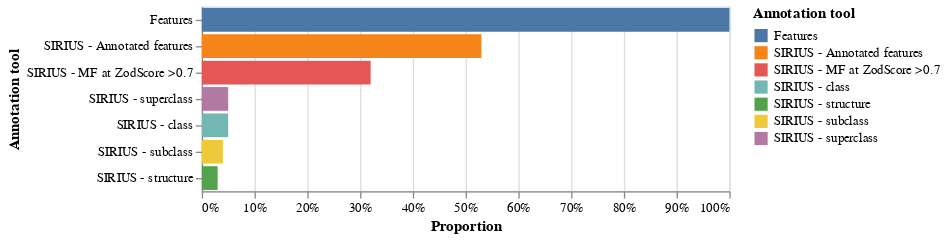

The code cell stored with this chart in its notebook:
### Markdown cell above
### View SIRIUS annotations

### Code cell
make_barchart(get_stats_annotation.table_sirius) # Absolute count
make_barchart_rel(get_stats_annotation.table_sirius_rel)

### Figure 1 — Vega-Lite specification as saved in the notebook (floating-point values rounded to 4 significant figures)
{"config": {"view": {"continuousWidth": 400, "continuousHeight": 300}}, "data": {"name": "data-bfa0ed4c182e66cd41726e2cf9406937"}, "mark": "bar", "encoding": {"color": {"type": "nominal", "field": "Annotation tool"}, "x": {"type": "quantitative", "axis": {"format": ".0%"}, "field": "Count", "stack": "zero", "title": "Proportion"}, "y": {"type": "nominal", "field": "Annotation tool", "sort": "-x"}}, "$schema": "https://vega.github.io/schema/vega-lite/v4.8.1.json", "datasets": {"data-bfa0ed4c182e66cd41726e2cf9406937": [{"Annotation tool": "Features", "Count": 1.0}, {"Annotation tool": "SIRIUS - Annotated features", "Count": 0.53}, {"Annotation tool": "SIRIUS - MF at ZodScore >0.7", "Count": 0.32}, {"Annotation tool": "SIRIUS - structure", "Count": 0.03}, {"Annotation tool": "SIRIUS - superclass", "Count": 0.05}, {"Annotation tool": "SIRIUS - class", "Count": 0.05}, {"Annotation tool": "SIRIUS - subclass", "Count": 0.04}]}}
